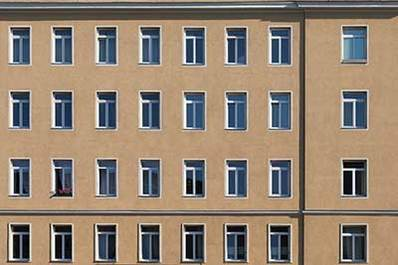
#> input picture Challenge # 5 -  Segmenting Primitives/Images/image_5.jpeg, 398 x 265 px
$ jupyter execute 'Challenge # 5 -  Segment Primitives.ipynb'
#> lines starting #> are read from the running program, lines starting #| are printed output that depends on the picture; after the words box and inside, x2 and y2 are one past the last pixel; in counts of white or black regions, pixels touching at a corner belong together
[cell 1]
import cv2
import matplotlib.pyplot as plt
import numpy as np

# Edge detection using Canny Edge detection

[cell 2]
def apply_edge_detection(img):
    """
    Applies Canny edge detection to a color image.
    Args:
        img (numpy.ndarray): Color image.
    Returns:
        numpy.ndarray: Binary edge image.
    """
    # Convert the image to grayscale
    gray = cv2.cvtColor(img, cv2.COLOR_BGR2GRAY)

    # Apply edge detection using the Canny algorithm
    edges = cv2.Canny(gray, 50, 150)

    # Return the binary edge image
    return edges

# Segment Primitives

In image processing, segment primitives are basic geometric shapes or patterns that can be extracted from an image. These primitives are often used as a first step towards object recognition or analysis of the image content.

A segment primitive can be defined as a connected set of pixels in the image that satisfies certain criteria. For example, a horizontal segment primitive might be defined as a set of connected pixels that lie along a straight line and have a relatively long width and short height. Similarly, a vertical segment primitive might be defined as a set of connected pixels that lie along a straight line and have a relatively long height and short width.

Once segment primitives are extracted from an image, they can be used to detect and recognize more complex shapes or objects in the image.

[cell 3]
def extract_segment_primitives(edges, min_segment_length=10):
    """
    Extracts horizontal and vertical segments from binary edge image.

    Args:
        edges (numpy.ndarray): Binary edge image.
        min_segment_length (int): Minimum length of a segment. Defaults to 10.

    Returns:
        Tuple[numpy.ndarray, numpy.ndarray]: Tuple of horizontal and vertical segments, each represented
        as a list of tuples in the format (coordinate, start, length).

    """

    # Initialize lists to store horizontal and vertical segments
    horizontal_segments = []
    vertical_segments = []

    # Loop through each row of the edge image to find horizontal segments
    for y in range(edges.shape[0]):
        x = 0
        while x < edges.shape[1]:
            # If there's a white pixel in the edge image, it marks the beginning of a segment
            if edges[y, x] == 255:
                start = x
                # Keep moving to the right to find the end of the segment
                while x < edges.shape[1] and edges[y, x] == 255:
                    x += 1
                length = x - start
                # If the length of the segment is greater than the minimum, store it as a horizontal segment
                if length >= min_segment_length:
                    horizontal_segments.append((y, start, length))
            else:
                x += 1

    # Loop through each column of the edge image to find vertical segments
    for x in range(edges.shape[1]):
        y = 0
        while y < edges.shape[0]:
            # If there's a white pixel in the edge image, it marks the beginning of a segment
            if edges[y, x] == 255:
                start = y
                # Keep moving down to find the end of the segment
                while y < edges.shape[0] and edges[y, x] == 255:
                    y += 1
                length = y - start
                # If the length of the segment is greater than the minimum, store it as a vertical segment
                if length >= min_segment_length:
                    vertical_segments.append((x, start, length))
            else:
                y += 1

    # Return the lists of horizontal and vertical segments
    return horizontal_segments, vertical_segments

# This function is used for drawing bounds on the edges.

[cell 4]
def extract_segment_primitives_(edges, image):
    """Extract segment primitives from an edge-detected image.

    Args:
        edges (numpy.ndarray): An edge-detected image.
        image (numpy.ndarray): The original image.

    Returns:
        tuple: A tuple containing a list of segment primitives and the image with the primitives drawn on it.
    """
    # Find contours in the edge-detected image
    contours, _ = cv2.findContours(
        edges, cv2.RETR_LIST, cv2.CHAIN_APPROX_SIMPLE)

    # Extract segment primitives from the contours
    primitives = []
    for contour in contours:
        # Calculate the bounding box of the contour
        x, y, w, h = cv2.boundingRect(contour)

        # Add the vertical or horizontal segment primitive if the width or height is greater than a threshold
        if w > 50 and h < 100:
            # Add the horizontal segment primitive to the list with additional information
            primitive = ('horizontal', (x, y, w, h), x,
                         w, np.sum(image[y:y+h, x:x+w]))
            primitives.append(primitive)

            # Draw a rectangle around the segment primitive
            cv2.rectangle(image, (x, y), (x+w, y+h), (0, 0, 255), 2)

        elif h > 25 and w < 30:
            # Add the vertical segment primitive to the list with additional information
            primitive = ('vertical', (x, y, w, h), y,
                         h, np.sum(image[y:y+h, x:x+w]))
            primitives.append(primitive)

            # Draw a rectangle around the segment primitive
            cv2.rectangle(image, (x, y), (x+w, y+h), (0, 0, 255), 2)

    return primitives, image

[cell 5]
def window_segment(horizontal_segments, vertical_segments):
    """
    Assembles window segments from horizontal and vertical segments that intersect.
    Args:
        horizontal_segments (List[Tuple[int, int, int]]): List of horizontal segments, each represented as a tuple in the format (coordinate, start, length).
        vertical_segments (List[Tuple[int, int, int]]): List of vertical segments, each represented as a tuple in the format (coordinate, start, length).
    Returns:
        List[Tuple[Tuple[int, int, int], Tuple[int, int, int]]]: List of window segments, each represented as a tuple of the corresponding horizontal and vertical segments.
    """
    # Initialize list to store window segments
    window_segments = []

    # Loop through each horizontal and vertical segment to find intersections
    for h_seg in horizontal_segments:
        for v_seg in vertical_segments:
            if h_seg[0] <= v_seg[1] and h_seg[0] + h_seg[2] >= v_seg[1] and v_seg[0] <= h_seg[1] and v_seg[0] + v_seg[2] >= h_seg[1]:
                # If the horizontal and vertical segments intersect, store them as a window segment
                window_segments.append((h_seg, v_seg))

    # Return the list of window segments
    return window_segments

[cell 6]
def calculate_score(window_segments):
    """
    Calculates a score for each window assembly based on the product of the lengths of the corresponding horizontal and vertical segments.
    Args:
        window_segments (List[Tuple[Tuple[int, int, int], Tuple[int, int, int]]]): List of window segments, each represented as a tuple of the corresponding horizontal and vertical segments.
    Returns:
        List[Tuple[Tuple[Tuple[int, int, int], Tuple[int, int, int]], int]]: List of tuples, each containing a window segment and its corresponding score.
    """
    # Initialize list to store window scores
    window_scores = []

    # Loop through each window segment and calculate its score
    for window in window_segments:
        h_seg, v_seg = window
        score = h_seg[2] * v_seg[2]
        window_scores.append((window, score))

    # Sort the window scores in descending order
    window_scores.sort(key=lambda x: x[1], reverse=True)

    # Return the sorted list of window scores
    return window_scores

[cell 7]
def construct_estimate_window_image(img, horizontal_segments, vertical_segments, window_segments, window_scores, max_gap_size=10):
    """
    Constructs a new image containing only the estimated windows.

    Args:
    img (numpy.ndarray): The input image.
    horizontal_segments (list): A list of horizontal segments.
    vertical_segments (list): A list of vertical segments.
    window_segments (list): A list of window segments.
    window_scores (list): A list of tuples with a window segment and its corresponding score.
    max_gap_size (int): The maximum gap size to consider nearby segments.

    Returns:
    numpy.ndarray: An image containing only the estimated windows.
    """

    # Construct a new image containing only the estimated windows
    window_img = np.zeros_like(img)
    for window, score in window_scores:
        h_seg, v_seg = window
        window_img[h_seg[0]:h_seg[0]+h_seg[2], v_seg[0]:v_seg[0]+v_seg[2]
                   ] = img[h_seg[0]:h_seg[0]+h_seg[2], v_seg[0]:v_seg[0]+v_seg[2]]
        # Remove the segments that have been used to construct this window
        if h_seg in horizontal_segments:
            horizontal_segments.remove(h_seg)
        if v_seg in vertical_segments:
            vertical_segments.remove(v_seg)
        for i in range(len(window_segments)):
            if window_segments[i][0] == h_seg or window_segments[i][1] == v_seg:
                window_segments[i] = None
        window_segments = list(
            filter(lambda x: x is not None, window_segments))
        # Remove the nearby segments
        nearby_segments = []
        for seg in horizontal_segments + vertical_segments:
            if abs(seg[0] - h_seg[0] - h_seg[2]//2) <= max_gap_size and abs(seg[1] - v_seg[1] - v_seg[2]//2) <= max_gap_size:
                nearby_segments.append(seg)
        for seg in nearby_segments:
            if seg in horizontal_segments:
                horizontal_segments.remove(seg)
            if seg in vertical_segments:
                vertical_segments.remove(seg)
            for i in range(len(window_segments)):
                if window_segments[i] and (window_segments[i][0] == seg or window_segments[i][1] == seg):
                    window_segments[i] = None
            window_segments = list(
                filter(lambda x: x is not None, window_segments))

    return window_img

# Display the Edges against the original Image

[cell 8]
def display(img, img_2, title_1, title_2):

    # Display the original and the resulting image using matplotlib
    fig, axs = plt.subplots(1, 2, figsize=(
        img.shape[1]/25, img.shape[0]/25))
    axs[0].imshow(cv2.cvtColor(img, cv2.COLOR_BGR2RGB))
    axs[0].set_title(title_1)
    axs[0].axis('off')

    axs[1].imshow(cv2.cvtColor(img_2, cv2.COLOR_BGR2RGB))
    axs[1].set_title(title_2)
    axs[1].axis('off')

    plt.subplots_adjust(wspace=0.05, hspace=0.05)
    plt.show()

[cell 9]
image = cv2.imread('Images/image_5.jpeg')
#> image is the input picture: shape (265, 398, 3); mean B, G, R 114.5, 132.4, 149.8

edges = apply_edge_detection(image)
#> in apply_edge_detection, `gray = cv2.cvtColor(img, cv2.COLOR_BGR2GRAY)`:
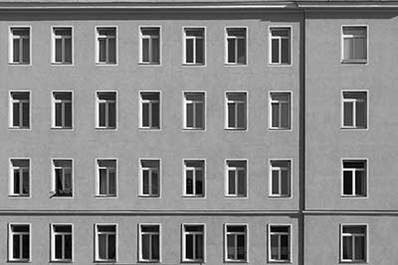
#> gray: shape (265, 398); min 0, max 255, mean 135.5
#> in apply_edge_detection, `edges = cv2.Canny(gray, 50, 150)`:
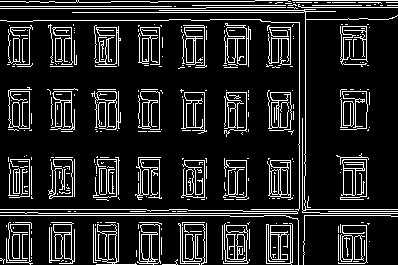
#> edges: shape (265, 398); 13.9% white in thin lines or dots

display(image, edges, 'Original image', 'Edges')
#> in display, `plt.show()`:
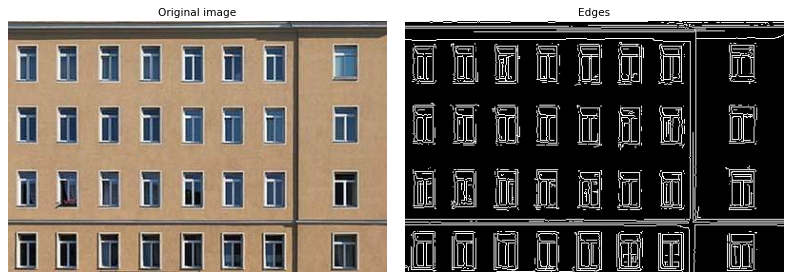
#> figure drawn by matplotlib, 2 panels

horizontal_segments, vertical_segments = extract_segment_primitives(edges)
#> horizontal_segments = 201 items, first 6: (0, 255, 33), (0, 292, 106), (1, 0, 26), (1, 29, 11), (1, 111, 39), (1, 158, 97); vertical_segments = 224 items, first 6: (6, 238, 25), (8, 46, 11), (8, 239, 20), (9, 106, 13), (9, 174, 22), (12, 104, 21)


window_segments = window_segment(horizontal_segments, vertical_segments)
#> the loop in window_segment, `for h_seg in horizontal_segments:` made 201 passes
#> after the loop in window_segment, `for h_seg in horizontal_segments:`: window_segments = 331 items
#> window_segments = 331 items
window_scores = calculate_score(window_segments)
#> the loop in calculate_score, `for window in window_segments:` made 331 passes
#> (h_seg, v_seg, score) on passes 1 to 3: ((0, 255, 33), (246, 28, 37), 1221), ((0, 255, 33), (248, 26, 41), 1353), ((0, 255, 33), (250, 29, 11), 363)
#> window_scores = 331 items
window_img = construct_estimate_window_image(
    image, horizontal_segments, vertical_segments, window_segments, window_scores)
#> the loop in construct_estimate_window_image, `for window, score in window_scores:` made 331 passes
#> (score, h_seg, v_seg) on passes 1 to 3: (11834, (7, 301, 97), (299, 22, 122)), (9880, (213, 38, 260), (29, 224, 38)), (8352, (12, 72, 232), (49, 227, 36))
#> after the loop in construct_estimate_window_image, `for window, score in window_scores:`:
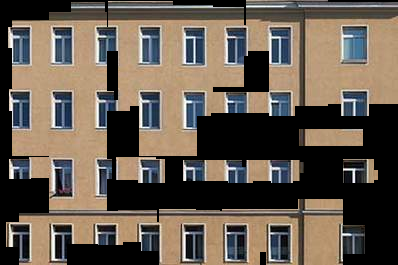
#> window_img: shape (265, 398, 3); mean B, G, R 78.9, 89.9, 100.5
#> after the loop in construct_estimate_window_image, `for window, score in window_scores:`: horizontal_segments = 66 items, first 6: (1, 0, 26), (1, 29, 11), (2, 55, 21), (2, 296, 16), (6, 0, 172), (8, 0, 206); vertical_segments = 62 items, first 6: (19, 169, 25), (22, 169, 25), (99, 168, 26), (101, 170, 22), (102, 46, 12), (105, 237, 20); window_segments = []

display(image, window_img, 'Original image', 'Estimated Windows')
#> call 2 of display, with title_1 = 'Original image', title_2 = 'Estimated Windows'
#> in display (call 2), `plt.show()`:
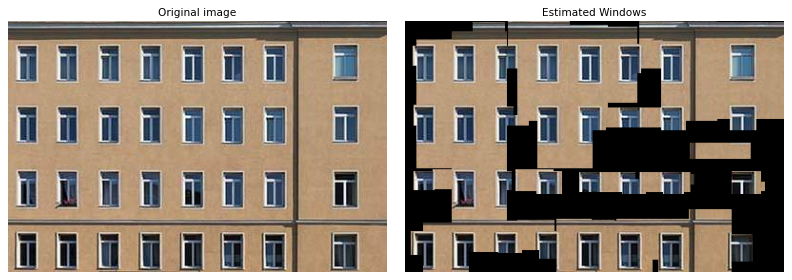
#> figure drawn by matplotlib, 2 panels

[cell 10]
# [6 lines left out: function score_window, not called in this run]


# Create figure and subplots
fig, (ax1, ax2) = plt.subplots(1, 2, figsize=(30, 20))

# Display original image and edges
ax1.imshow(cv2.cvtColor(image, cv2.COLOR_BGR2RGB))
ax1.set_title("Original")
ax2.imshow(edges, cmap="gray")
ax2.set_title("Edges")
# Show plot
plt.show()
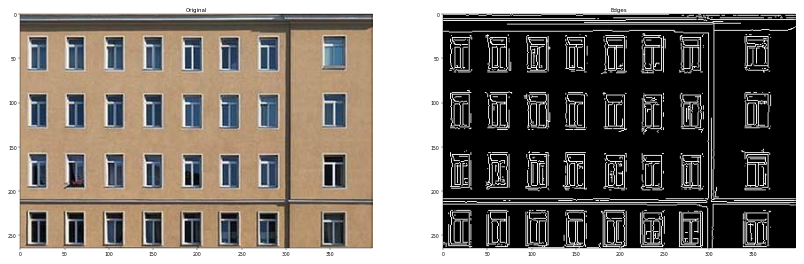
#> figure drawn by matplotlib, 2 panels


primitives, img_windows = extract_segment_primitives_(edges, image)
#> in extract_segment_primitives_, `contours, _ = cv2.findContours( edges, cv2.RETR_LIST, cv2.CHAIN_APPROX..`: contours = 420 contours, 335 with area under 20; largest, box (x1, y1, x2, y2) and area: (267, 160, 293, 200) 762, (8, 87, 32, 129) 734, (137, 224, 161, 265) 638, (138, 91, 160, 130) 631, (224, 23, 251, 67) 609
#> the loop in extract_segment_primitives_, `for contour in contours:` made 420 passes
#> (contour, x, y, w, h, primitive) on pass 38: ([[338, 234], [338, 260]], 338, 234, 1, 27, ('vertical', (338, 234, 1, 27), 234, 27, 12732))
#> after the loop in extract_segment_primitives_, `for contour in contours:`:
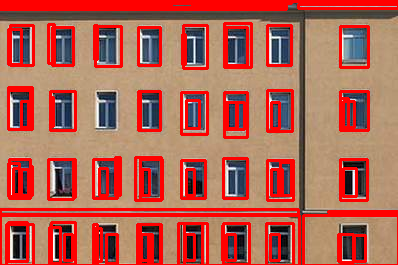
#> image: shape (265, 398, 3); mean B, G, R 83.6, 98.9, 176.9

black_img = np.zeros((image.shape[0], image.shape[1], 3), dtype=np.uint8)

contours, _ = cv2.findContours(edges, cv2.RETR_LIST, cv2.CHAIN_APPROX_SIMPLE)
for contour in contours:
    # Calculate the bounding box of the contour
    x, y, w, h = cv2.boundingRect(contour)
    # Draw a rectangle around the segment primitive
    # Add the vertical or horizontal segment primitive if the width or height is greater than a threshold
    if w > 50 and h < 100:

        # Draw a rectangle around the segment primitive
        cv2.rectangle(black_img, (x, y), (x+w, y+h), (255, 255, 255), -1)

    elif h > 25 and w < 30:
        # Draw a rectangle around the segment primitive
        cv2.rectangle(black_img, (x, y), (x+w, y+h), (255, 255, 255), -1)
#> this loop made 420 passes
#> contour on passes 1 to 3: [[112, 263], [113, 262], [114, 263], [113, 264]], [[353, 261], [358, 261]], [[65, 261], [66, 261]]
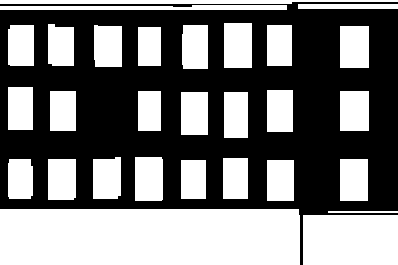
#> black_img: shape (265, 398, 3); 47.3% white; 29 white regions, largest, box (x1, y1, x2, y2) and area: (0, 209, 300, 265) 16794, (303, 215, 398, 265) 4750, (0, 0, 398, 4) 1380

display(image, black_img, 'Original image', 'Estimated Windows')
#> call 3 of display, with title_1 = 'Original image', title_2 = 'Estimated Windows'
#> in display (call 3), `plt.show()`:
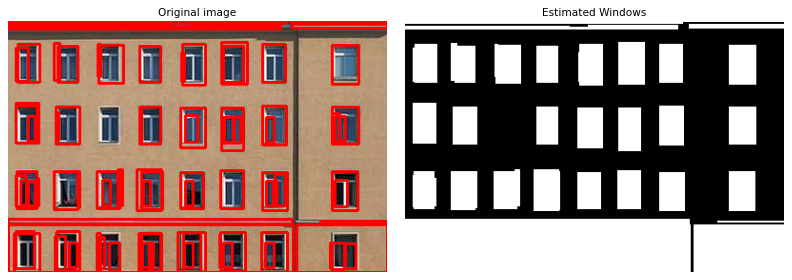
#> figure drawn by matplotlib, 2 panels

$ run again, with Challenge # 5 -  Segmenting Primitives/Images/image_3.jpeg copied over Challenge # 5 -  Segmenting Primitives/Images/image_5.jpeg
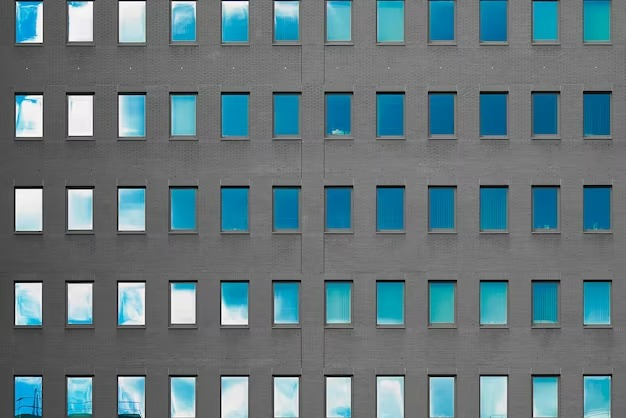
#> input picture Challenge # 5 -  Segmenting Primitives/Images/image_3.jpeg, 626 x 418 px
#> image is the input picture: shape (418, 626, 3); mean B, G, R 125.6, 120.1, 100.3
#> edges: shape (418, 626); 6.6% white in thin lines or dots
#> `horizontal_segments, vertical_segments = extract_segment_primitives(ed..`: horizontal_segments = 272 items, first 6: (0, 330, 10), (0, 375, 28), (0, 435, 18), (0, 479, 30), (0, 584, 26), (1, 16, 24); vertical_segments = 211 items, first 6: (13, 12, 32), (13, 96, 42), (13, 188, 15), (13, 215, 14), (15, 95, 33), (15, 189, 42)
#> the loop in window_segment, `for h_seg in horizontal_segments:` made 272 passes
#> after the loop in window_segment, `for h_seg in horizontal_segments:`: window_segments = 240 items
#> the loop in calculate_score, `for window in window_segments:` made 240 passes
#> (h_seg, v_seg, score) on passes 1 to 3: ((0, 330, 10), (323, 2, 40), 400), ((0, 330, 10), (326, 1, 39), 390), ((0, 375, 28), (351, 1, 39), 1092)
#> the loop in construct_estimate_window_image, `for window, score in window_scores:` made 240 passes
#> (score, h_seg, v_seg) on passes 1 to 3: (1890, (185, 324, 30), (323, 189, 63)), (1890, (185, 376, 30), (323, 189, 63)), (1701, (187, 327, 27), (323, 189, 63))
#> after the loop in construct_estimate_window_image, `for window, score in window_scores:`:
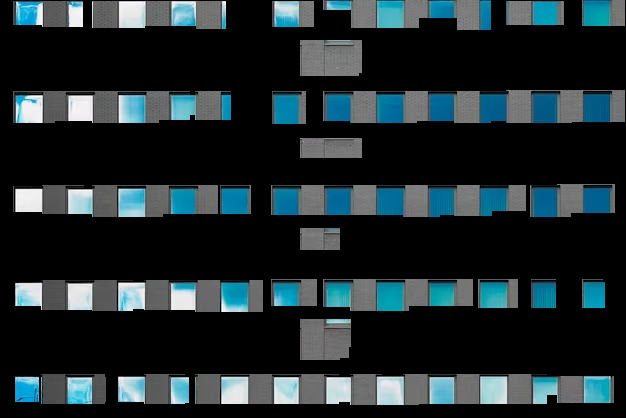
#> window_img: shape (418, 626, 3); mean B, G, R 46.1, 42.7, 30.8
#> after the loop in construct_estimate_window_image, `for window, score in window_scores:`: horizontal_segments = 147 items, first 6: (3, 175, 13), (4, 329, 11), (39, 173, 21), (39, 276, 22), (39, 584, 25), (40, 433, 20); vertical_segments = 64 items, first 6: (13, 215, 14), (33, 394, 11), (36, 16, 12), (36, 399, 17), (38, 399, 11), (65, 0, 44); window_segments = []
#> contours = 357 contours, 243 with area under 20; largest, box (x1, y1, x2, y2) and area: (116, 179, 148, 237) 1282, (14, 91, 44, 137) 1206, (15, 188, 43, 231) 1131, (118, 188, 146, 231) 1129, (15, 188, 43, 231) 1129
#> the loop in extract_segment_primitives_, `for contour in contours:` made 357 passes
#> (contour, x, y, w, h, primitive) on pass 41: ([[219, 378], [219, 417]], 219, 378, 1, 40, ('vertical', (219, 378, 1, 40), 378, 40, 12321))
#> the loop `for contour in contours:` made 357 passes
#> contour on passes 1, 3, 8: [[584, 414], [585, 413], [586, 414], [585, 415]], [[347, 411], [347, 416]], [[43, 407], [43, 409]]
#> in display (call 3), `plt.show()`:
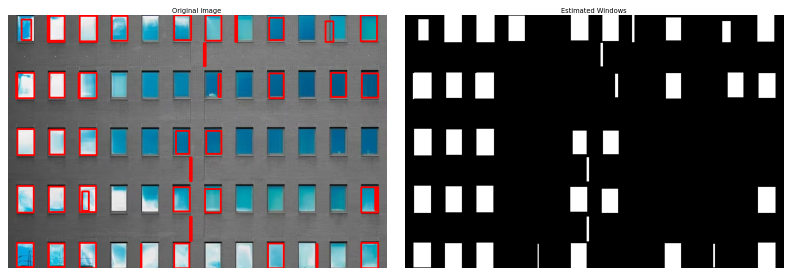
#> figure drawn by matplotlib, 2 panels
